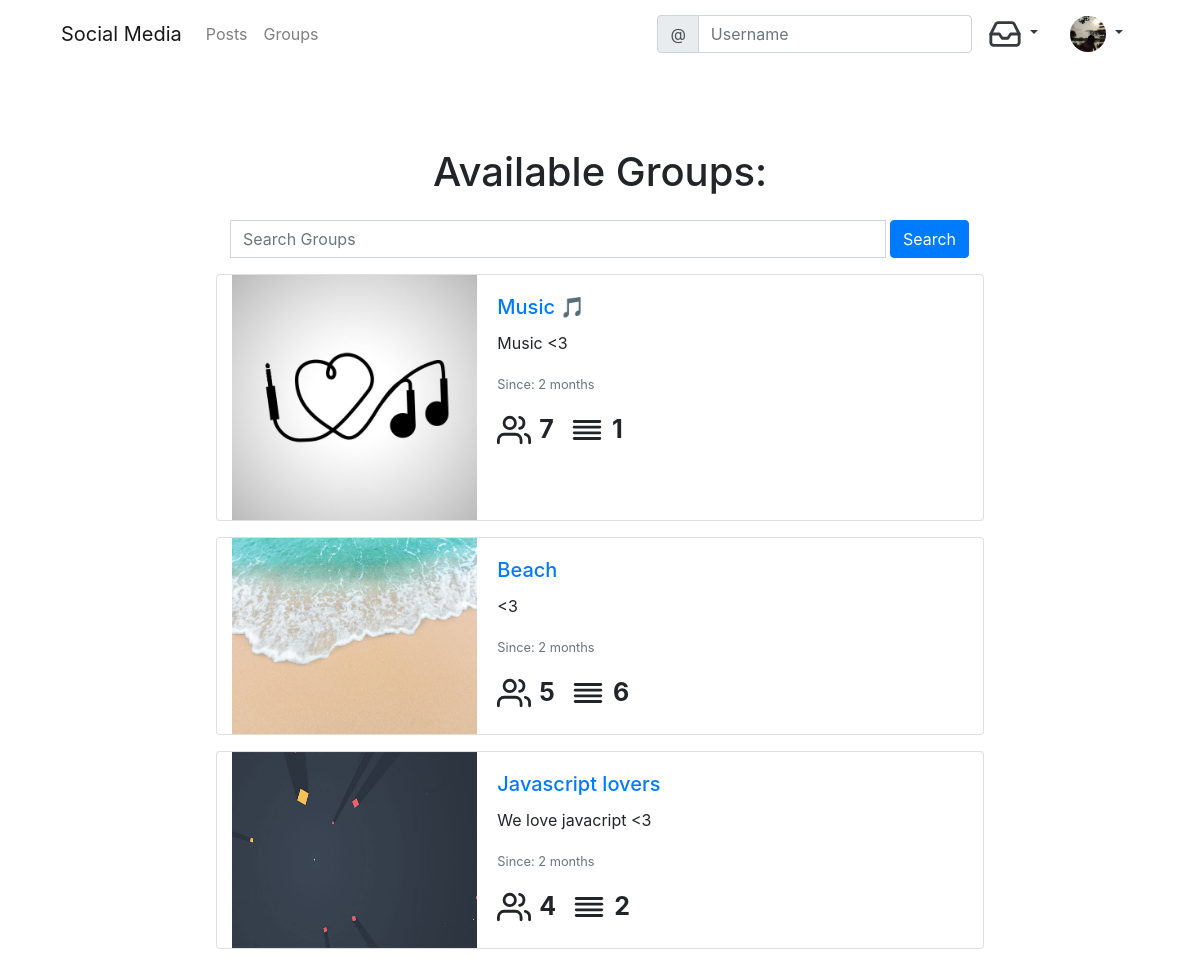
The page /groups/ (signed in) on the database as committed earlier.
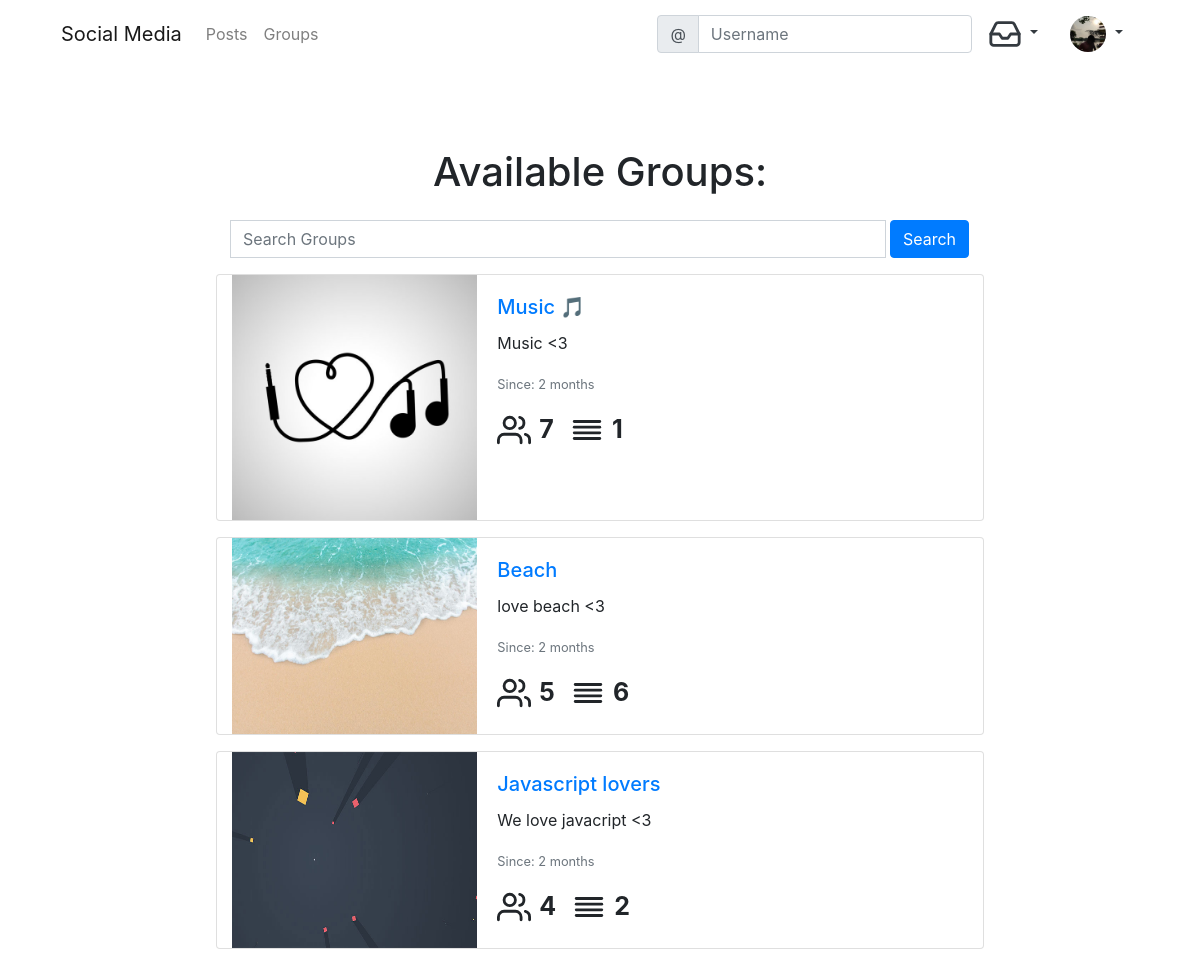
The same page on the database as committed later.
### social/models.py (models this page shows)
class UserProfile(models.Model):
    user = models.OneToOneField(User, primary_key=True, related_name='profile', on_delete=models.CASCADE)
    name = models.CharField(max_length = 150, blank = True, null = True)
    bio = models.TextField(max_length = 350, blank = True, null = True)
    GENDER_CHOICES = (
        ('', 'Choose Your Gender'),
        ('Male', 'Male'),
        ('Female', 'Female'),
        ('Rather Not Say', 'Rather Not Say')
    )
    gender = models.CharField(max_length=14, choices=GENDER_CHOICES)
    birth_date = models.DateField(blank = True, null = True)
    location = models.CharField(max_length = 150, blank = True, null = True)
    profile_background = models.ImageField(upload_to='uploads/profile_background', default='uploads/profile_background/default.jpg', blank=True)
    profile_pic = models.ImageField(upload_to='uploads/profile_pictures', default='uploads/profile_pictures/default_img.png', blank=True)
    followers = models.ManyToManyField(User, related_name='followers', blank = True)
    verified = models.BooleanField(default=False)

### groups/models.py (models this page shows, shortened)
class Group(models.Model):
    name = models.CharField(max_length=20, unique=True)
    slug = models.SlugField(allow_unicode=True, unique=True)
    description = models.TextField(blank=True, default='')
    admin = models.ForeignKey(User, blank=True, related_name='admin', on_delete= models.CASCADE)
    moderators = models.ManyToManyField(User, blank=True, related_name='group_moderators')
    ban = models.ManyToManyField(User, blank=True, related_name='group_ban')
    members = models.ManyToManyField(User, through='GroupMember')
    cover = models.ImageField(upload_to='uploads/covers', default='uploads/covers/default.jpg', blank=True)
    created_on = models.DateTimeField(auto_now_add=True)
    class Meta():
        ordering = ["-created_on"]

### groups/views.py (the view)
# urls.py: path('', views.ListGroup.as_view(), name='list-group'),
class ListGroup(LoginRequiredMixin, ListView):
    template_name = 'groups/group_list.html'
    model = models.Group

### social/templatetags/custom_tags.py (called while the page is built)
@register.inclusion_tag('notif/notifications.html', takes_context = True)
def show_notifications(context):
    request_user = context['request'].user
    notifications = Notification.objects.filter(to_user=request_user).exclude(user_has_seen=True).order_by('-timestamp')
    return {'notifications':notifications}

### templates/groups/group_list.html (shortened to what this page needs)
{% extends "base.html" %}
{% load static %}
{% load bootstrap4 %}
{% block maincontent %}
<div class="row justify-content-center mt-5 p-3">
<div class="col-md-12">
  <h1 class="text-center m-3">Available Groups:</h1>
</div>
<div class="col-md-12">
  <form class="mt-2 mb-2" action="{% url 'group-search' %}">
    <div class="input-group">
      <input type="text"  class="form-control" name='query' placeholder="Search Groups">
      <input type="submit" value="Search" class="btn btn-primary mb-2 ml-1">
    </div>
  </form>
</div>
  {% for item in group_list %}
  <div class="card mb-3 col-md-12">
    <div class="row no-gutters">
      <div class="col-md-4">
       <a href="{% url 'detail-group' item.slug %}"><img src="{{ item.cover.url }}" height="100%" width="100%" alt="..."></a>
      </div>
      <div class="col-md-8">
        <div class="card-body">
          <a href="{% url 'detail-group' item.slug %}"> <h5 class="card-title">{{ item.name }}</h5></a>
          <p class="card-text">{{ item.description }}</p>
          <p class="card-text"><small class="text-muted">Since: {{ item.created_on|timesince }}</small></p>
          <p class="card-text float-left"><i class="mb-2" data-feather="users"></i><span class="font_big ml-2">{{ item.members.all.count }}</span></p>
          <p class="card-text float-left ml-3"><i class="mb-2" data-feather="align-justify"></i><span class="font_big ml-2">{{ item.groupposts.all.count }}</span></p>
        </div>
      </div>
    </div>
  </div>
  {% endfor %}
</div>
{% endblock maincontent %}

### templates/base.html (shortened to what this page needs)
<!DOCTYPE html>
{% load static %}
{% load custom_tags %}
<html lang="en" dir="ltr">
  <head>
    <link rel="stylesheet" href="{% static 'css/master.css' %}">
    <link rel="stylesheet" href="https://cdn.jsdelivr.net/npm/bootstrap@4.6.0/dist/css/bootstrap.min.css"
>
  </head>
  <body>
  <div class="container">
    <nav class="MynavigationBar navbar navbar-expand-lg navbar-light sticky">
      <a class="navbar-brand" href="{% if user.is_authenticated %}{% url "post_list" %}{% else %}{% url "home" %}{% endif %}">Social Media</a>
      <div class="collapse navbar-collapse" id="navbarNavDropdown">
        <ul class="navbar-nav mr-auto mt-2 mt-lg-0">
          {% if user.is_authenticated %}
          <li class="nav-item">
            <a class="nav-link" href="{% url "post_list" %}">Posts</a>
          </li>
          <li class="nav-item">
            <a class="nav-link" href="{% url "list-group" %}">Groups</a>
          </li>
          {% endif %}
        </ul>
        <form class="form-inline" action="{% url "search" %}">
          <div class="input-group">
            <div class="input-group-prepend">
              <span class="input-group-text" id="basic-addon1">@</span>
            </div>
            <input type="text" class="form-control" placeholder="Username" aria-label="Username" aria-describedby="basic-addon1" name="query" value="{{ request.GET.query }}">
          </div>
        </form>
        {% if user.is_authenticated %}
        <div class="nav-item dropdown">
          <a class="nav-link dropdown-toggle text-dark" href="#" data-bs-toggle="dropdown"  id="naavbarnotif"  role="button" data-toggle="dropdown" aria-haspopup="true" aria-expanded="false">
            <i data-feather="inbox"></i>
          </a>
        </div>
        {% endif %}
        {% if user.is_authenticated %}
          <div class="nav-item dropdown">
            <a class="nav-link dropdown-toggle text-dark" href="#" data-bs-toggle="dropdown"  id="navbarDropdownMenuLink"  role="button" data-toggle="dropdown" aria-haspopup="true" aria-expanded="false">
              <img src="{{ user.profile.profile_pic.url }}" class="round_img" height="36" widht="36" alt="img not loaded">
            </a>
          </div>
          {% endif %}
      </div>
    </nav>
</div>
<div class="container-fluid">
<div class="row">
  <div class="col-lg-2 col-md-2 col-sm-12">
  </div>
  <div class="col-lg-8 col-md-10 col-sm-12">
  {% block maincontent %}
  {% endblock %}
  </div>
  <div class="col-lg-2 col-md-12 col-sm-12">
  </div>
</div>
</div>
  </body>
</html>

### templates/notif/notifications.html (shortened to what this page needs)
{% load static %}

### static_in_venv/css/master.css (style rules this page uses)
.round_img { border-radius: 100%; }
.feather { width: 34px; height: 34px; stroke: currentColor; stroke-width: 2; stroke-linecap: round; stroke-linejoin: round; fill: none; }
.font_big { font-size: 25px; font-weight: bold; margin-top: 5px; }

Rows that differ between the two databases and show on the page:
changed Group "Beach": description "<3" → "love beach <3"
